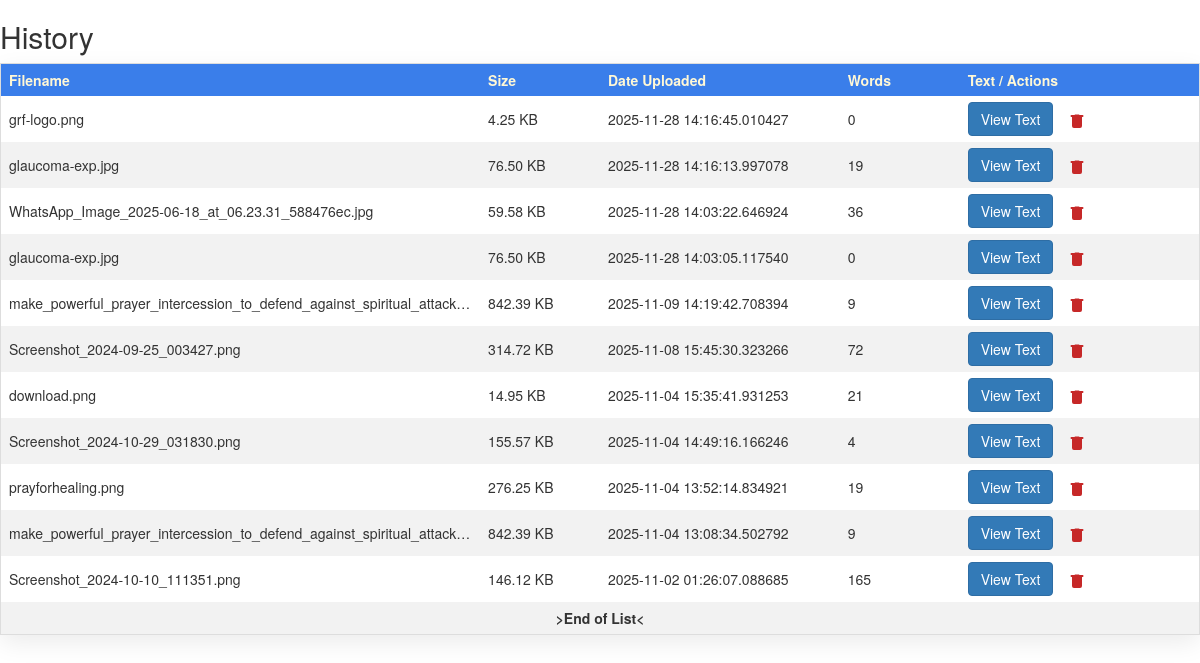
The page /history (signed in) on the database its author committed.
### app.py (models this page shows, shortened)
class ImageExtracted(db.Model):
	id = db.Column(db.Integer, primary_key=True)
	userid = db.Column(db.String(20), nullable=True)
	filename = db.Column(db.String(70))
	text_extracted = db.Column(db.String, nullable=True)
	words = db.Column(db.Integer, default=0)
	date_created = db.Column(db.DateTime, default = datetime.now)#(datetime.timezone.utc))
	filesize = db.Column(db.String, nullable=True)

### app.py (the view)
@app.route('/history')
@login_required
def history():
	current_user_id = session.get('user_id')
	files = ImageExtracted.query.filter_by(userid=current_user_id).order_by(ImageExtracted.date_created.desc()).all()
	if not files:
		flash("Nothing yet", 'info')
	return render_template('history.html', files=files)

### app.py (called while the page is built)
def login_required(f):
	@wraps(f)
	def wrap(*args, **kwargs):
		if 'logged_in' in session:
			return f(*args, **kwargs)
		else:
			flash("You need to login first")
			return redirect(url_for('login'))
	return wrap

### templates/history.html (shortened to what this page needs)
{% extends 'base.html' %}
{% block body %}
<h2>History</h2>
<div class="card-shadow history-wrap">
    <table class="history-table">
        <thead>
            <tr>
                <th class="filename">Filename</th>
                <th class="size">Size</th>
                <th class="date">Date Uploaded</th>
                <th class="words">Words</th>
                <th class="actions">Text / Actions</th>
            </tr>
        </thead>
        <tbody>
        {% for file in files %}
            <tr id="{{ file.id }}">
                <td class="filename">{{ file.filename }}</td>
                <td class="size">{{ file.filesize }}</td>
                <td class="date">{{ file.date_created }}</td>
                <td class="words">{{ file.words }}</td>
                <td class="actions-cell">
                    <button class="btn btn-primary btn-view-text">View Text</button>
                    <button class="btn-delete" data-id="{{ file.id }}" title="Delete" aria-label="Delete">
                    </button>
                </td>
            </tr>
        {% endfor %}
            <tr>
                <td colspan="5" style="text-align: center; height: 30px;"><strong> >End of List< </strong></td>
            </tr>
        </tbody>
    </table>
</div>
{% endblock %}

### static/styles.css (style rules this page uses)
body { margin: 0; padding: 0; font-family: Verdana, Geneva, Tahoma, sans-serif; }
table { width: 100%; justify-content: center; margin-top: 10px; border-collapse: collapse; border: 1px solid #ddd; }
tr td { text-align: left; padding: 3px 10px 3px 3px; width: auto; }
th { background-color: rgb(58, 126, 234); text-align: left; padding: 3px 10px 3px 3px; color: rgb(255, 248, 214); width: 100%; }
tr:nth-child(even) { background-color: #f2f2f2; }
.history-table { width: 100%; table-layout: fixed; border-collapse: collapse; }
.history-table th.filename, .history-table td.filename { width: 40%; }
.history-table th.size, .history-table td.size { width: 10%; }
.history-table th.date, .history-table td.date { width: 20%; }
.history-table th.words, .history-table td.words { width: 10%; }
.history-table th.actions, .history-table td.actions, .history-table td.actions-cell { width: 20%; }
.history-table th, .history-table td { overflow: hidden; text-overflow: ellipsis; white-space: nowrap; padding: 6px 8px; }
.btn-view-text { margin-right: 8px; }
.btn-delete { background: transparent; border: none; color: #c62828; padding: 4px; cursor: pointer; vertical-align: middle; }
.btn-delete svg { display: inline-block; vertical-align: middle; }
.card-shadow { background: #fff; border-radius: 8px; box-shadow: 0 8px 24px rgba(0,0,0,0.08); -webkit-box-shadow: 0 8px 24px rgba(0,0,0,0.08); transition: box-shadow 180ms ease; }

### rows shown on the page
ImageExtracted: filename "grf-logo.png", filesize "4.25 KB", date_created "2025-11-28 14:16:45.010427", words "0"
ImageExtracted: filename "glaucoma-exp.jpg", filesize "76.50 KB", date_created "2025-11-28 14:16:13.997078", words "19"
ImageExtracted: filename "WhatsApp_Image_2025-06-18_at_06.23.31_588476ec.jpg", filesize "59.58 KB", date_created "2025-11-28 14:03:22.646924", words "36"
ImageExtracted: filename "glaucoma-exp.jpg", filesize "76.50 KB", date_created "2025-11-28 14:03:05.117540", words "0"
ImageExtracted: filename "make_powerful_prayer_intercession_to_defend_against_spiritual_attack…", filesize "842.39 KB", date_created "2025-11-09 14:19:42.708394", words "9"
ImageExtracted: filename "Screenshot_2024-09-25_003427.png", filesize "314.72 KB", date_created "2025-11-08 15:45:30.323266", words "72"
ImageExtracted: filename "download.png", filesize "14.95 KB", date_created "2025-11-04 15:35:41.931253", words "21"
ImageExtracted: filename "Screenshot_2024-10-29_031830.png", filesize "155.57 KB", date_created "2025-11-04 14:49:16.166246", words "4"
ImageExtracted: filename "prayforhealing.png", filesize "276.25 KB", date_created "2025-11-04 13:52:14.834921", words "19"
ImageExtracted: filename "make_powerful_prayer_intercession_to_defend_against_spiritual_attack…", filesize "842.39 KB", date_created "2025-11-04 13:08:34.502792", words "9"
ImageExtracted: filename "Screenshot_2024-10-10_111351.png", filesize "146.12 KB", date_created "2025-11-02 01:26:07.088685", words "165"
